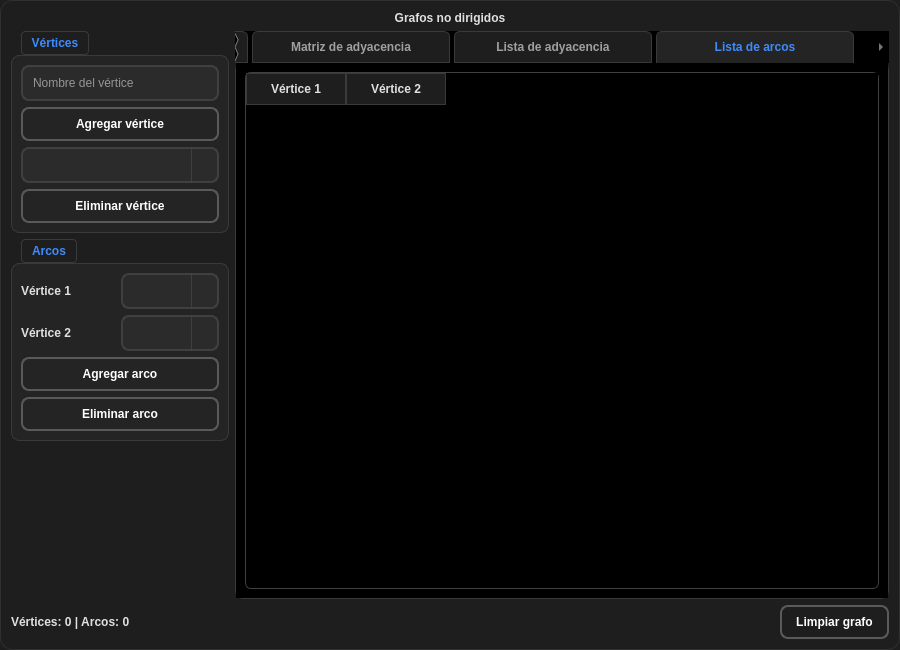
<?xml version="1.0" encoding="UTF-8"?>
<ui version="4.0">
 <class>graphWidget</class>
 <widget class="QWidget" name="graphWidget">
  <property name="geometry">
   <rect>
    <x>0</x>
    <y>0</y>
    <width>900</width>
    <height>650</height>
   </rect>
  </property>
  <property name="windowTitle">
   <string>Grafos No Dirigidos</string>
  </property>
  <property name="styleSheet">
   <string notr="true">/* =========================
   CONTENEDOR / VENTANA
   ========================= */
QDialog, QWidget#graphWidget {
    background-color: #1e1e1e;
    border: 1px solid #303030;
    border-radius: 12px;
    font-family: &quot;Segoe UI&quot;;
    color: #f0f0f0;
}

/* =========================
   ETIQUETAS
   ========================= */
QLabel {
    color: #e0e0e0;
    font-weight: 500;
    background: transparent;
}

/* =========================
   CAJAS DE TEXTO Y EDICIÓN
   ========================= */
QLineEdit, QPlainTextEdit {
    background-color: #2b2b2b;
    color: #ffffff;
    border: 2px solid #404040;
    border-radius: 8px;
    padding: 8px;
    selection-background-color: #3d8bfd;
}

QLineEdit:focus, QPlainTextEdit:focus {
    border: 2px solid #3d8bfd;
    background-color: #333333;
}

QLineEdit:disabled, QPlainTextEdit:read-only {
    background-color: #252525;
    color: #a0a0a0;
}

/* =========================
   COMBOBOX (DESPLEGABLES)
   ========================= */
QComboBox {
    background-color: #2b2b2b;
    color: #ffffff;
    border: 2px solid #404040;
    border-radius: 8px;
    padding: 6px 12px;
    min-height: 20px;
}

QComboBox:hover {
    border: 2px solid #5a5a5a;
}

QComboBox:focus {
    border: 2px solid #3d8bfd;
}

QComboBox::drop-down {
    subcontrol-origin: padding;
    subcontrol-position: top right;
    width: 25px;
    border-left: 1px solid #404040;
    border-top-right-radius: 8px;
    border-bottom-right-radius: 8px;
}

QComboBox QAbstractItemView {
    background-color: #2b2b2b;
    color: #ffffff;
    border: 1px solid #404040;
    selection-background-color: #3d8bfd;
    selection-color: #ffffff;
    padding: 4px;
}

/* =========================
   GROUP BOX (SECCIONES)
   ========================= */
QGroupBox {
    background-color: #242424;
    border: 1px solid #3a3a3a;
    border-radius: 8px;
    margin-top: 24px;
    font-weight: bold;
    color: #3d8bfd;
}

QGroupBox::title {
    subcontrol-origin: margin;
    subcontrol-position: top left;
    padding: 4px 8px;
    background-color: #1e1e1e;
    border: 1px solid #3a3a3a;
    border-radius: 4px;
    left: 10px;
}

/* =========================
   BOTONES
   ========================= */
QPushButton {
    background-color: transparent;
    color: white;
    border: 2px solid #5a5a5a;
    border-radius: 8px;
    padding: 8px 14px;
    font-weight: bold;
}

QPushButton:hover {
    background-color: #333333;
    border-color: #3d8bfd;
}

QPushButton:pressed {
    background-color: #252525;
}

/* =========================
   TAB WIDGET (SOLUCIÓN ANCHO TEXTO)
   ========================= */
QTabWidget::pane {
    border: 1px solid #3a3a3a;
    background-color: #242424;
    border-radius: 8px;
    top: -1px;
}

QTabBar::tab {
    background-color: #1e1e1e;
    color: #a0a0a0;
    border: 1px solid #3a3a3a;
    /* Relleno cómodo: 8px arriba/abajo, 18px izquierda/derecha */
    padding: 8px 18px; 
    margin-right: 4px;
    border-top-left-radius: 6px;
    border-top-right-radius: 6px;
    font-weight: 500;
    /* Garantiza que quepan los títulos más largos */
    min-width: 160px;
}

QTabBar::tab:selected {
    background-color: #242424;
    color: #3d8bfd;
    border-bottom-color: #242424;
    font-weight: bold;
}

QTabBar::tab:hover:!selected {
    background-color: #2b2b2b;
    color: #ffffff;
}
/* =========================
   TABLAS (MATRIZ Y LISTAS)
   ========================= */
QTableWidget {
    background-color: #2b2b2b;
    color: #ffffff;
    gridline-color: #3a3a3a;
    border: 1px solid #404040;
    border-radius: 6px;
}

QHeaderView::section {
    background-color: #1e1e1e;
    color: #e0e0e0;
    padding: 6px;
    border: 1px solid #3a3a3a;
    font-weight: bold;
}

QTableWidget QTableCornerButton::section {
    background-color: #1e1e1e;
    border: 1px solid #3a3a3a;
}

/* =========================
   GRAPHICS VIEW (ÁREA DE DIBUJO)
   ========================= */
QGraphicsView {
    background-color: #181818;
    border: 2px solid #3a3a3a;
    border-radius: 8px;
}
/* =========================
   TOOLTIP
   ========================= */
QToolTip {
    background-color: #2b2b2b;
    color: white;
    border: 1px solid #3d8bfd;
    padding: 5px;
    border-radius: 4px;
}</string>
  </property>
  <layout class="QVBoxLayout" name="mainVerticalLayout">
   <item>
    <widget class="QLabel" name="lblTitle">
     <property name="font">
      <font>
       <weight>62</weight>
       <bold>true</bold>
      </font>
     </property>
     <property name="text">
      <string>Grafos no dirigidos</string>
     </property>
     <property name="alignment">
      <set>Qt::AlignCenter</set>
     </property>
    </widget>
   </item>
   <item>
    <layout class="QHBoxLayout" name="contentHorizontalLayout" stretch="1,3">
     <item>
      <layout class="QVBoxLayout" name="controlsLayout">
       <item>
        <widget class="QGroupBox" name="grpVertices">
         <property name="title">
          <string>Vértices</string>
         </property>
         <layout class="QVBoxLayout" name="verticalLayoutVertices">
          <item>
           <widget class="QLineEdit" name="txtVertex">
            <property name="placeholderText">
             <string>Nombre del vértice</string>
            </property>
           </widget>
          </item>
          <item>
           <widget class="QPushButton" name="btnAddVertex">
            <property name="text">
             <string>Agregar vértice</string>
            </property>
           </widget>
          </item>
          <item>
           <widget class="QComboBox" name="cmbVertex"/>
          </item>
          <item>
           <widget class="QPushButton" name="btnDeleteVertex">
            <property name="text">
             <string>Eliminar vértice</string>
            </property>
           </widget>
          </item>
         </layout>
        </widget>
       </item>
       <item>
        <widget class="QGroupBox" name="grpEdges">
         <property name="title">
          <string>Arcos</string>
         </property>
         <layout class="QGridLayout" name="gridLayoutEdges">
          <item row="2" column="0" colspan="2">
           <widget class="QPushButton" name="btnAddEdge">
            <property name="text">
             <string>Agregar arco</string>
            </property>
           </widget>
          </item>
          <item row="1" column="0">
           <widget class="QLabel" name="lblDestination">
            <property name="text">
             <string>Vértice 2</string>
            </property>
           </widget>
          </item>
          <item row="1" column="1">
           <widget class="QComboBox" name="cmbDestination"/>
          </item>
          <item row="3" column="0" colspan="2">
           <widget class="QPushButton" name="btnDeleteEdge">
            <property name="text">
             <string>Eliminar arco</string>
            </property>
           </widget>
          </item>
          <item row="0" column="0">
           <widget class="QLabel" name="lblOrigin">
            <property name="text">
             <string>Vértice 1</string>
            </property>
           </widget>
          </item>
          <item row="0" column="1">
           <widget class="QComboBox" name="cmbOrigin"/>
          </item>
         </layout>
        </widget>
       </item>
       <item>
        <spacer name="verticalSpacer">
         <property name="orientation">
          <enum>Qt::Vertical</enum>
         </property>
         <property name="sizeHint" stdset="0">
          <size>
           <width>20</width>
           <height>40</height>
          </size>
         </property>
        </spacer>
       </item>
      </layout>
     </item>
     <item>
      <widget class="QTabWidget" name="tabWidgetRepresentations">
       <property name="minimumSize">
        <size>
         <width>550</width>
         <height>0</height>
        </size>
       </property>
       <property name="styleSheet">
        <string notr="true">background-color: rgb(0, 0, 0);</string>
       </property>
       <property name="currentIndex">
        <number>3</number>
       </property>
       <widget class="QWidget" name="tabVisual">
        <attribute name="title">
         <string>Representación visual</string>
        </attribute>
        <layout class="QVBoxLayout" name="verticalLayoutTab1">
         <item>
          <widget class="QGraphicsView" name="graphicsViewGraph"/>
         </item>
         <item>
          <widget class="QPushButton" name="btnRedrawGraph">
           <property name="text">
            <string>Redibujar grafo</string>
           </property>
          </widget>
         </item>
        </layout>
       </widget>
       <widget class="QWidget" name="tabAdjacencyMatrix">
        <attribute name="title">
         <string>Matriz de adyacencia</string>
        </attribute>
        <layout class="QVBoxLayout" name="verticalLayoutTab2">
         <item>
          <widget class="QTableWidget" name="tblAdjacencyMatrix">
           <property name="editTriggers">
            <set>QAbstractItemView::NoEditTriggers</set>
           </property>
          </widget>
         </item>
        </layout>
       </widget>
       <widget class="QWidget" name="tabAdjacencyList">
        <attribute name="title">
         <string>Lista de adyacencia</string>
        </attribute>
        <layout class="QVBoxLayout" name="verticalLayoutTab3">
         <item>
          <widget class="QPlainTextEdit" name="txtAdjacencyList">
           <property name="readOnly">
            <bool>true</bool>
           </property>
          </widget>
         </item>
        </layout>
       </widget>
       <widget class="QWidget" name="tabEdges">
        <attribute name="title">
         <string>Lista de arcos</string>
        </attribute>
        <layout class="QVBoxLayout" name="verticalLayoutTab4">
         <item>
          <widget class="QTableWidget" name="tblEdges">
           <property name="editTriggers">
            <set>QAbstractItemView::NoEditTriggers</set>
           </property>
           <column>
            <property name="text">
             <string>Vértice 1</string>
            </property>
           </column>
           <column>
            <property name="text">
             <string>Vértice 2</string>
            </property>
           </column>
          </widget>
         </item>
        </layout>
       </widget>
      </widget>
     </item>
    </layout>
   </item>
   <item>
    <layout class="QHBoxLayout" name="statusHorizontalLayout">
     <item>
      <widget class="QLabel" name="lblGraphStatus">
       <property name="text">
        <string>Vértices: 0 | Arcos: 0</string>
       </property>
      </widget>
     </item>
     <item>
      <spacer name="horizontalSpacer">
       <property name="orientation">
        <enum>Qt::Horizontal</enum>
       </property>
       <property name="sizeHint" stdset="0">
        <size>
         <width>40</width>
         <height>20</height>
        </size>
       </property>
      </spacer>
     </item>
     <item>
      <widget class="QPushButton" name="btnClearGraph">
       <property name="text">
        <string>Limpiar grafo</string>
       </property>
      </widget>
     </item>
    </layout>
   </item>
  </layout>
 </widget>
 <resources/>
 <connections/>
</ui>
